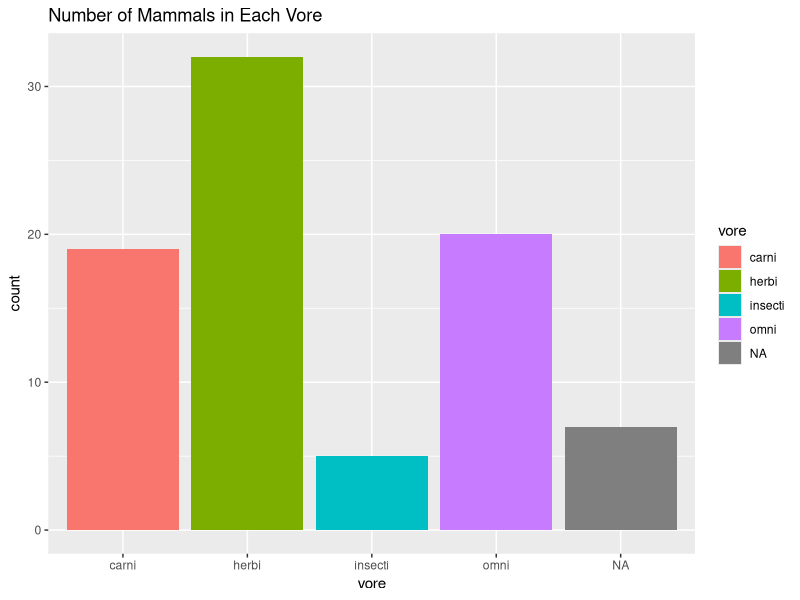
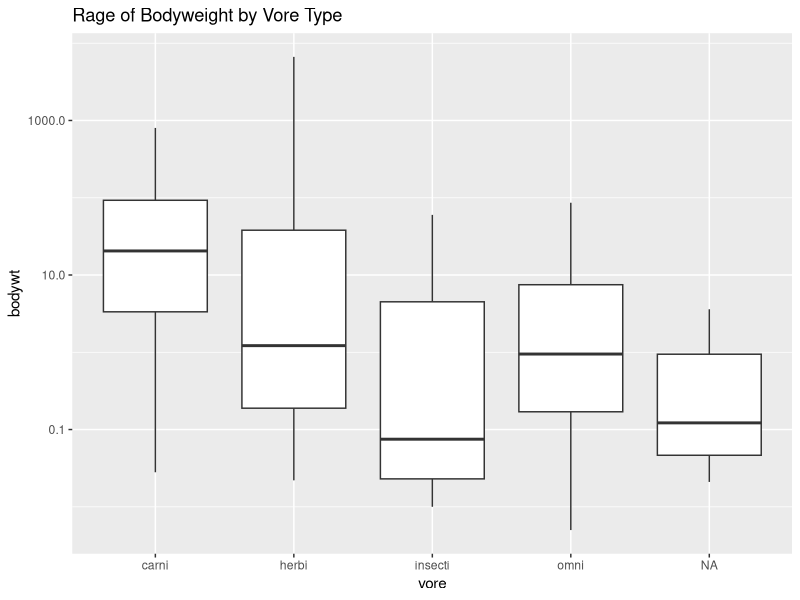
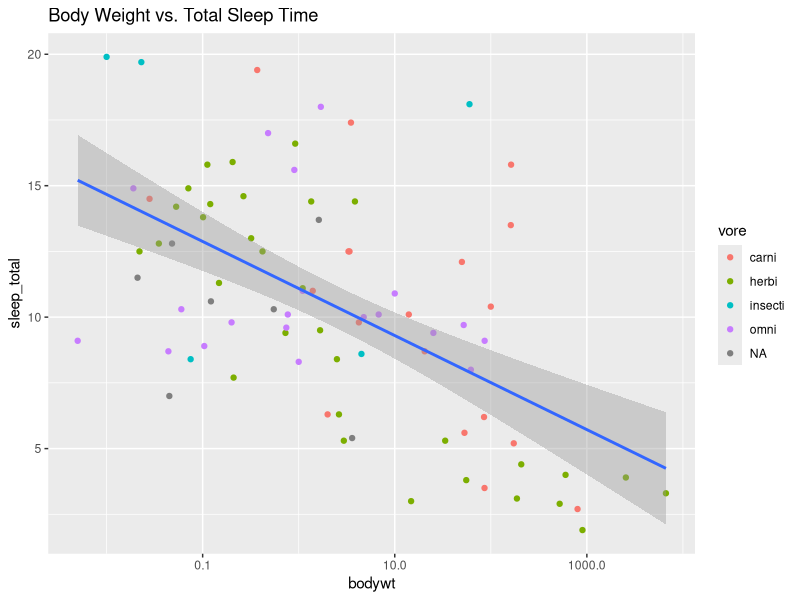
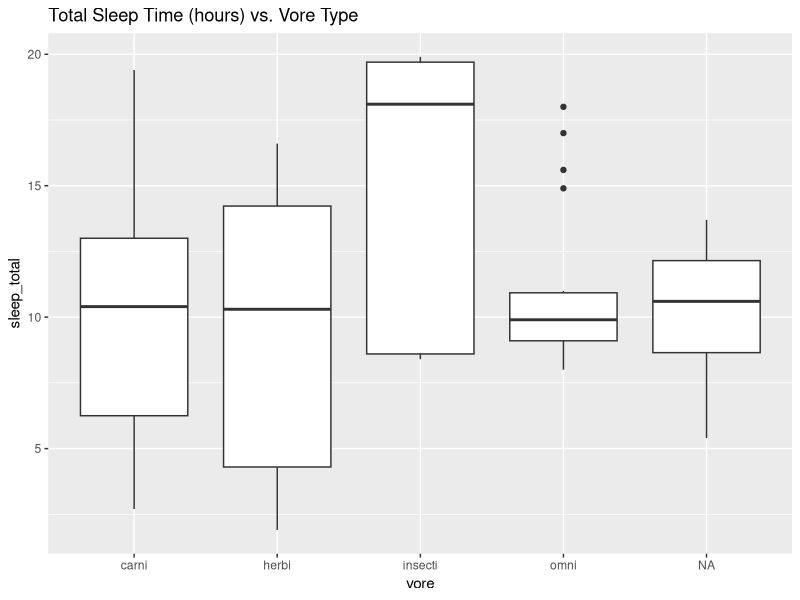

Source code (R) for these figures, in order:
## ---- chunk 1
library("tidyverse")
options(scipen = 999) #disable scientific notation
## ---- chunk 2
glimpse(msleep)
## ---- chunk 3
msleep <- msleep #can look at spreadsheet this way
## ---- chunk 4
summary(msleep)
## ---- chunk 5
names(msleep)
## ---- chunk 6
names(msleep)
## ---- chunk 7
?msleep
## ---- chunk 8
ggplot(data=msleep,
       mapping=aes(x=vore))+
  geom_bar(mapping = aes(fill = vore))+
  labs(title = "Number of Mammals in Each Vore")
## ---- chunk 9
names(msleep)
## ---- chunk 10
mean(msleep$sleep_total)
## ---- chunk 11
(msleep$name)
## ---- chunk 12
summary(msleep$bodywt)
## ---- chunk 13
ggplot(data=msleep,
       mapping=aes(x=vore, y=bodywt))+
  scale_y_log10()+
  geom_boxplot()+
  labs(title = "Rage of Bodyweight by Vore Type")
## ---- chunk 14
names(msleep)
## ---- chunk 15
ggplot(data=msleep,
       mapping=aes(x=bodywt,y=sleep_total))+
    scale_x_log10()+
  geom_point(mapping=aes(color=vore))+
  geom_smooth(method=lm,se=T)+
  labs(title="Body Weight vs. Total Sleep Time")
## ---- chunk 16
ggplot(data=msleep,
       mapping=aes(x=vore, y=sleep_total))+
  geom_boxplot()+
  labs(title="Total Sleep Time (hours) vs. Vore Type")
## ---- chunk 17

